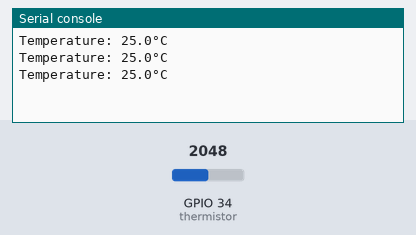
Recording of a program running on a simulated ESP32 board running MicroPython. Parts: the last lines printed to the serial console. The inputs (shaded band) are chosen by the test bench; at power-on: GPIO 34 (thermistor) = 2048 (analog values on the 0–4095 scale).

Above: at 1.2 s.
1.3 s: GPIO 34 (thermistor) set to 2866
At 1.9 s:
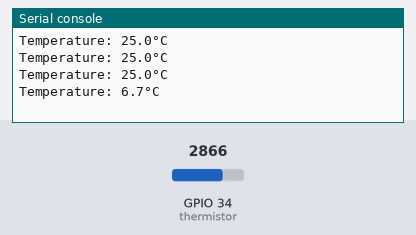
2.8 s: GPIO 34 (thermistor) set to 3603
At 3.4 s:
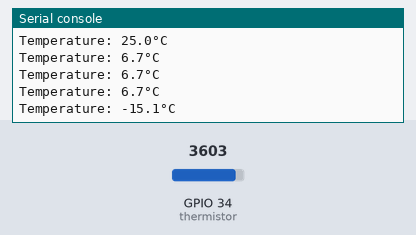
Timing chart, 0 to 5.8 s (numbered marks = the images above; inputs shaded):
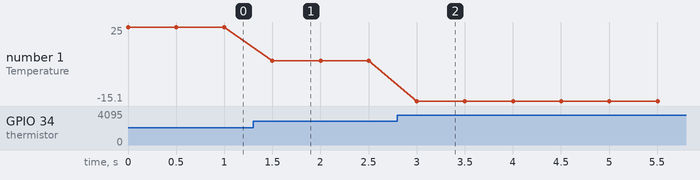

Measured:
- after the input at 1.3 s, the serial console: prints a new line after 0.20 s (image 1)
- after the input at 2.8 s, the serial console: prints a new line after 0.20 s (image 2)
- plotted number 1: 25 → 6.7 after the input at 1.3 s, 6.7 → -15.1 after the input at 2.8 s

The program:

KY-013.py
```python
from machine import ADC, Pin
import time
import math

thermistor = ADC(Pin(34))
thermistor.atten(ADC.ATTN_11DB)

R1 = 10000  #10kΩ fixed resistor
c1 = 0.001129148
c2 = 0.000234125
c3 = 0.0000000876741  #Steinhart-Hart coefficients

while True:
    Vo = thermistor.read()  #Read ADC value (0-4095)

    #Calculate the thermistor resistance
    R2 = (R1 * Vo) / (4095 - Vo)

    #Applying Steinhart-Hart
    logR2 = math.log(R2)
    T = 1.0 / (c1 + c2 * logR2 + c3 * logR2**3) #Kelvin
    T = round(T - 273.15, 1) #Celsius. The "round" in this case leaves only 1 decimal place

    print(f"Temperature: {T}°C")
    time.sleep(0.5)
```
